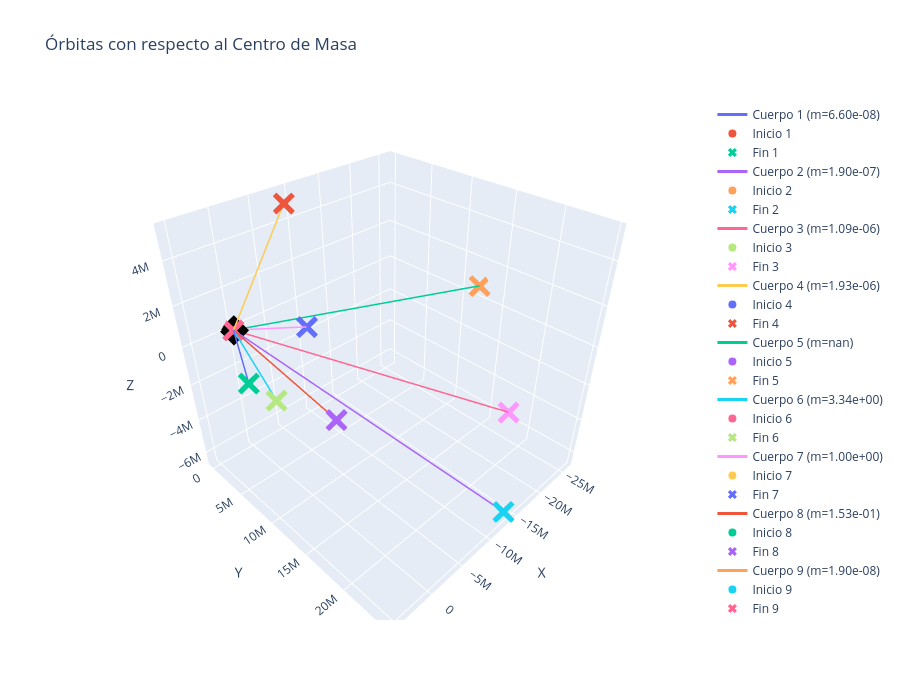

Notebook cell for this chart:
### Code cell
# Gráfico 3D de las órbitas con respecto al centro de masa
fig = go.Figure()

# Añadir las trayectorias de cada cuerpo
for i in range(len(sistema)-1):
    # Trayectoria
    fig.add_trace(go.Scatter3d(
        x=rcms[i, :, 0],
        y=rcms[i, :, 1],
        z=rcms[i, :, 2],
        mode='lines',
        name=f'Cuerpo {i+1} (m={sistema[i]["m"]:.2e})',
        line=dict(width=3)
    ))
    
    # Punto inicial
    fig.add_trace(go.Scatter3d(
        x=[rcms[i, 0, 0]],
        y=[rcms[i, 0, 1]],
        z=[rcms[i, 0, 2]],
        mode='markers',
        name=f'Inicio {i+1}',
        marker=dict(size=8, symbol='circle')
    ))
    
    # Punto final
    fig.add_trace(go.Scatter3d(
        x=[rcms[i, -1, 0]],
        y=[rcms[i, -1, 1]],
        z=[rcms[i, -1, 2]],
        mode='markers',
        name=f'Fin {i+1}',
        marker=dict(size=8, symbol='x')
    ))

# Centro de masa (origen)
fig.add_trace(go.Scatter3d(
    x=[0],
    y=[0],
    z=[0],
    mode='markers',
    name='Centro de Masa',
    marker=dict(size=10, color='black', symbol='diamond')
))

fig.update_layout(
    title='Órbitas con respecto al Centro de Masa',
    scene=dict(
        xaxis_title='X',
        yaxis_title='Y',
        zaxis_title='Z',
        aspectmode='cube'
    ),
    width=900,
    height=700
)

fig.show()

### Figure 1 — Plotly figure (JSON) as saved in the notebook; plotly's stock layout.template omitted (floating-point values rounded to 4 significant figures; data arrays with more than 128 entries replaced by an {"elided": "..."} marker saying what was removed)
{"data": [{"line": {"width": 3}, "mode": "lines", "name": "Cuerpo 1 (m=6.60e-08)", "type": "scatter3d", "x": {"elided": "1000 float values"}, "y": {"elided": "1000 float values"}, "z": {"elided": "1000 float values"}}, {"marker": {"size": 8, "symbol": "circle"}, "mode": "markers", "name": "Inicio 1", "type": "scatter3d", "x": [0.1914], "y": [0.1943], "z": [-0.00506]}, {"marker": {"size": 8, "symbol": "x"}, "mode": "markers", "name": "Fin 1", "type": "scatter3d", "x": [5178000.0], "y": [8543000.0], "z": [286700.0]}, {"line": {"width": 3}, "mode": "lines", "name": "Cuerpo 2 (m=1.90e-07)", "type": "scatter3d", "x": {"elided": "1000 float values"}, "y": {"elided": "1000 float values"}, "z": {"elided": "1000 float values"}}, {"marker": {"size": 8, "symbol": "circle"}, "mode": "markers", "name": "Inicio 2", "type": "scatter3d", "x": [0.1915], "y": [0.1943], "z": [-0.005108]}, {"marker": {"size": 8, "symbol": "x"}, "mode": "markers", "name": "Fin 2", "type": "scatter3d", "x": [-13650000.0], "y": [24680000.0], "z": [-6451000.0]}, {"line": {"width": 3}, "mode": "lines", "name": "Cuerpo 3 (m=1.09e-06)", "type": "scatter3d", "x": {"elided": "1000 float values"}, "y": {"elided": "1000 float values"}, "z": {"elided": "1000 float values"}}, {"marker": {"size": 8, "symbol": "circle"}, "mode": "markers", "name": "Inicio 3", "type": "scatter3d", "x": [0.1915], "y": [0.1944], "z": [-0.005137]}, {"marker": {"size": 8, "symbol": "x"}, "mode": "markers", "name": "Fin 3", "type": "scatter3d", "x": [-20360000.0], "y": [20520000.0], "z": [-3446000.0]}, {"line": {"width": 3}, "mode": "lines", "name": "Cuerpo 4 (m=1.93e-06)", "type": "scatter3d", "x": {"elided": "1000 float values"}, "y": {"elided": "1000 float values"}, "z": {"elided": "1000 float values"}}, {"marker": {"size": 8, "symbol": "circle"}, "mode": "markers", "name": "Inicio 4", "type": "scatter3d", "x": [0.1913], "y": [0.1943], "z": [-0.005066]}, {"marker": {"size": 8, "symbol": "x"}, "mode": "markers", "name": "Fin 4", "type": "scatter3d", "x": [-7701000.0], "y": [1387000.0], "z": [5169000.0]}, {"line": {"width": 3}, "mode": "lines", "name": "Cuerpo 5 (m=nan)", "type": "scatter3d", "x": {"elided": "1000 float values"}, "y": {"elided": "1000 float values"}, "z": {"elided": "1000 float values"}}, {"marker": {"size": 8, "symbol": "circle"}, "mode": "markers", "name": "Inicio 5", "type": "scatter3d", "x": [-0.1102], "y": [0.5929], "z": [0.005896]}, {"marker": {"size": 8, "symbol": "x"}, "mode": "markers", "name": "Fin 5", "type": "scatter3d", "x": [-26040000.0], "y": [12530000.0], "z": [734200.0]}, {"line": {"width": 3}, "mode": "lines", "name": "Cuerpo 6 (m=3.34e+00)", "type": "scatter3d", "x": {"elided": "1000 float values"}, "y": {"elided": "1000 float values"}, "z": {"elided": "1000 float values"}}, {"marker": {"size": 8, "symbol": "circle"}, "mode": "markers", "name": "Inicio 6", "type": "scatter3d", "x": [0.4931], "y": [-0.2043], "z": [-0.01608]}, {"marker": {"size": 8, "symbol": "x"}, "mode": "markers", "name": "Fin 6", "type": "scatter3d", "x": [3733000.0], "y": [10500000.0], "z": [-330600.0]}, {"line": {"width": 3}, "mode": "lines", "name": "Cuerpo 7 (m=1.00e+00)", "type": "scatter3d", "x": {"elided": "1000 float values"}, "y": {"elided": "1000 float values"}, "z": {"elided": "1000 float values"}}, {"marker": {"size": 8, "symbol": "circle"}, "mode": "markers", "name": "Inicio 7", "type": "scatter3d", "x": [0.6726], "y": [0.8382], "z": [-0.005607]}, {"marker": {"size": 8, "symbol": "x"}, "mode": "markers", "name": "Fin 7", "type": "scatter3d", "x": [-6309000.0], "y": [4647000.0], "z": [98690.0]}, {"line": {"width": 3}, "mode": "lines", "name": "Cuerpo 8 (m=1.53e-01)", "type": "scatter3d", "x": {"elided": "1000 float values"}, "y": {"elided": "1000 float values"}, "z": {"elided": "1000 float values"}}, {"marker": {"size": 8, "symbol": "circle"}, "mode": "markers", "name": "Inicio 8", "type": "scatter3d", "x": [0.4934], "y": [-0.2038], "z": [-0.01633]}, {"marker": {"size": 8, "symbol": "x"}, "mode": "markers", "name": "Fin 8", "type": "scatter3d", "x": [-816200.0], "y": [13590000.0], "z": [-1451000.0]}, {"line": {"width": 3}, "mode": "lines", "name": "Cuerpo 9 (m=1.90e-08)", "type": "scatter3d", "x": {"elided": "1000 float values"}, "y": {"elided": "1000 float values"}, "z": {"elided": "1000 float values"}}, {"marker": {"size": 8, "symbol": "circle"}, "mode": "markers", "name": "Inicio 9", "type": "scatter3d", "x": [-6.506e-05], "y": [-0.0005442], "z": [-7.861e-07]}, {"marker": {"size": 8, "symbol": "x"}, "mode": "markers", "name": "Fin 9", "type": "scatter3d", "x": [24060.0], "y": [-15170.0], "z": [-610.7]}, {"marker": {"color": "black", "size": 10, "symbol": "diamond"}, "mode": "markers", "name": "Centro de Masa", "type": "scatter3d", "x": [0], "y": [0], "z": [0]}], "layout": {"height": 700, "scene": {"aspectmode": "cube", "xaxis": {"title": {"text": "X"}}, "yaxis": {"title": {"text": "Y"}}, "zaxis": {"title": {"text": "Z"}}}, "title": {"text": "Órbitas con respecto al Centro de Masa"}, "width": 900}}
